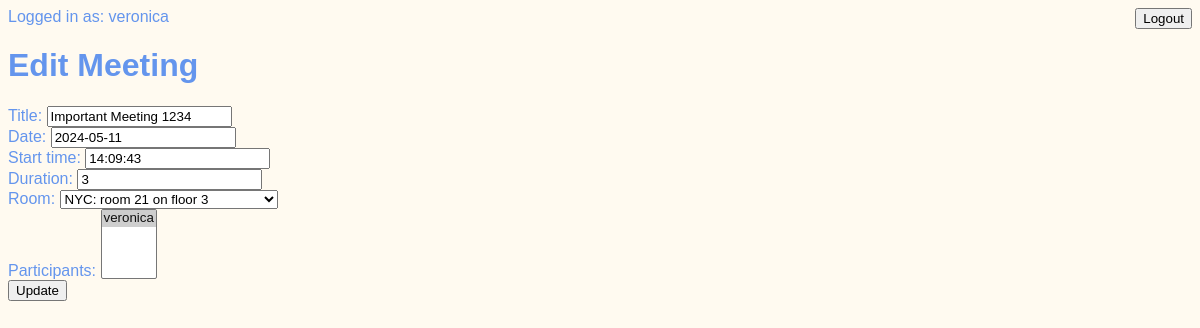
Screenshot of /meetings/edit/1 (signed in) with the database file from the repository.
### meetings/models.py (models this page shows, shortened)
class Meeting(models.Model):
    title = models.CharField(max_length=200)
    date = models.DateField()
    start_time = models.TimeField(default=time(9))
    duration = models.IntegerField(default=1)
    room = models.ForeignKey('Room', on_delete=models.CASCADE)
    participants = models.ManyToManyField(get_user_model())

### meetings/views.py (the view)
# urls.py: path('edit/<int:id>', views.edit, name="edit"),
@login_required
def edit(request, id):
    meeting = get_object_or_404(Meeting, pk=id)
    if request.method == "POST":
        form = MeetingForm(request.POST, instance=meeting)
        if form.is_valid():
            form.save()
            return redirect("detail", id)
    else:
        form = MeetingForm(instance=meeting)
    return render(request, "meetings/edit.html", {"form": form})

### meetings/models.py (called while the page is built)
    def __str__(self):
        return f"{self.name}: room {self.room_number} on floor {self.floor_number}"

### templates/meetings/edit.html (shortened to what this page needs)
{% extends "../base.html" %}
{% block content %}
    <h1>Edit Meeting</h1>
    <form method="post">
        <table>
            {{ form }}
        </table>
    <button type="submit">Update</button>
    </form>
{%  endblock %}

### templates/base.html (shortened to what this page needs)
{%  load static %}
<!DOCTYPE html>
<html lang="en">
<head>
    <link rel="stylesheet" href="{% static 'website/style.css' %}">
</head>
<body>
    {% if user.is_authenticated %}
        Logged in as: {{ user.get_username }}
        <form method="post" action="{% url 'logout' %}" style="float:right">
            <button type="submit">Logout</button>
        </form>
    {% else %}
        <a href="{%  url 'login' %}">Login</a>
    {% endif %}
    {% block content %}
    {% endblock %}
</body>
</html>

### website/static/website/style.css (style rules this page uses)
body { font-family: sans-serif; color: cornflowerblue; background-color: floralwhite; }

### rows the page displays
Meeting: title "Important Meeting 1234", date "2024-05-11", start_time "14:09:43", duration "3", room "NYC: room 21 on floor 3"

### other values shown
{{ user.get_username }} "veronica"
